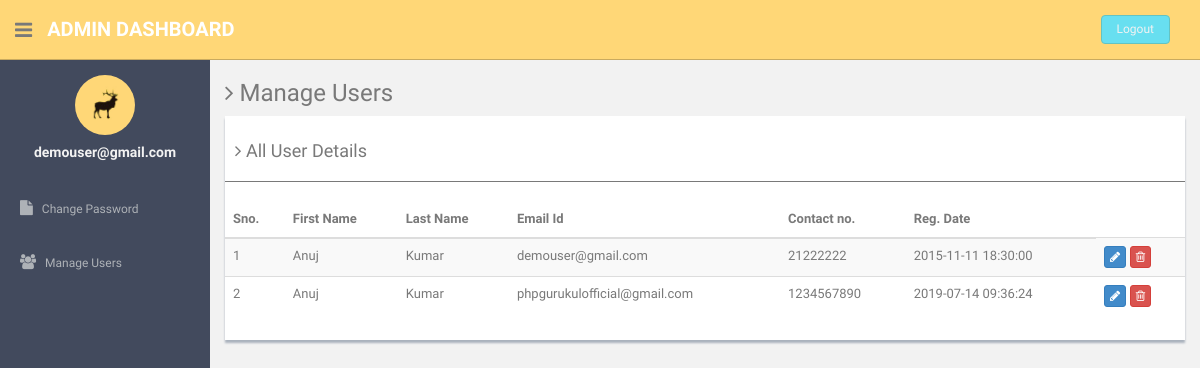
The app's page /loginsystem/admin/manage-users.php (signed in) with its own data.
### tables this page shows
CREATE TABLE `users` (
  `id` int(11) NOT NULL,
  `fname` varchar(255) DEFAULT NULL,
  `lname` varchar(255) DEFAULT NULL,
  `email` varchar(255) DEFAULT NULL,
  `password` varchar(300) DEFAULT NULL,
  `contactno` varchar(11) DEFAULT NULL,
  `posting_date` timestamp NOT NULL DEFAULT current_timestamp()
);

### loginsystem/admin/manage-users.php (the view, shortened to what this page needs)
<?php
include'dbconnection.php';
if (strlen($_SESSION['id']==0)) {
  header('location:logout.php');
  } else{
?><!DOCTYPE html>
<html lang="en">
  <head>
    <link href="assets/css/bootstrap.css" rel="stylesheet">
    <link href="assets/font-awesome/css/font-awesome.css" rel="stylesheet" />
    <link href="assets/css/style.css" rel="stylesheet">
    <link href="assets/css/style-responsive.css" rel="stylesheet">
  </head>
  <body>
  <section id="container" >
      <header class="header black-bg">
              <div class="sidebar-toggle-box">
                  <div class="fa fa-bars tooltips" data-placement="right" data-original-title="Toggle Navigation"></div>
              </div>
            <a href="#" class="logo"><b>Admin Dashboard</b></a>
            <div class="top-menu">
            	<ul class="nav pull-right top-menu">
                    <li><a class="logout" href="logout.php">Logout</a></li>
            	</ul>
            </div>
        </header>
      <aside>
          <div id="sidebar"  class="nav-collapse ">
              <ul class="sidebar-menu" id="nav-accordion">
              	  <p class="centered"><a href="#"><img src="assets/img/ui-sam.jpg" class="img-circle" width="60"></a></p>
              	  <h5 class="centered"><?php echo $_SESSION['login'];?></h5>
                  <li class="mt">
                      <a href="change-password.php">
                          <i class="fa fa-file"></i>
                          <span>Change Password</span>
                      </a>
                  </li>
                  <li class="sub-menu">
                      <a href="manage-users.php" >
                          <i class="fa fa-users"></i>
                          <span>Manage Users</span>
                      </a>
                  </li>
              </ul>
          </div>
      </aside>
      <section id="main-content">
          <section class="wrapper">
          	<h3><i class="fa fa-angle-right"></i> Manage Users</h3>
				<div class="row">
                  <div class="col-md-12">
                      <div class="content-panel">
                          <table class="table table-striped table-advance table-hover">
	                  	  	  <h4><i class="fa fa-angle-right"></i> All User Details </h4>
	                  	  	  <hr>
                              <thead>
                              <tr>
                                  <th>Sno.</th>
                                  <th class="hidden-phone">First Name</th>
                                  <th> Last Name</th>
                                  <th> Email Id</th>
                                  <th>Contact no.</th>
                                  <th>Reg. Date</th>
                              </tr>
                              </thead>
                              <tbody>
                              <?php $ret=mysqli_query($con,"select * from users");
							  $cnt=1;
							  while($row=mysqli_fetch_array($ret))
							  {?>
                              <tr>
                              <td><?php echo $cnt;?></td>
                                  <td><?php echo $row['fname'];?></td>
                                  <td><?php echo $row['lname'];?></td>
                                  <td><?php echo $row['email'];?></td>
                                  <td><?php echo $row['contactno'];?></td>  <td><?php echo $row['posting_date'];?></td>
                                  <td>
                                     <a href="update-profile.php?uid=<?php echo $row['id'];?>">
                                     <button class="btn btn-primary btn-xs"><i class="fa fa-pencil"></i></button></a>
                                     <a href="manage-users.php?id=<?php echo $row['id'];?>">
                                     <button class="btn btn-danger btn-xs" onClick="return confirm('Do you really want to delete');"><i class="fa fa-trash-o "></i></button></a>
                                  </td>
                              </tr>
                              <?php $cnt=$cnt+1; }?>
                              </tbody>
                          </table>
                      </div>
                  </div>
              </div>
		</section>
      </section
  ></section>
  </body>
</html>
<?php } ?>

### loginsystem/admin/assets/css/style.css (style rules this page uses)
body { color: #797979; background: #f2f2f2; font-family: 'Ruda', sans-serif; padding: 0px !important; margin: 0px !important; font-size:13px; }
ul li { list-style: none; }
a, a:hover, a:focus { text-decoration: none; outline: none; }
#container { width: 100%; height: 100%; }
hr { margin-top: 20px; margin-bottom: 20px; border: 0; border-top: 1px solid #797979; }
.centered { text-align: center; }
.mt { margin-top: 25px; }
ul.top-menu > li > .logout { color: #f2f2f2; font-size: 12px; border-radius: 4px; -webkit-border-radius: 4px; border: 1px solid #64c3c2 !important; padding: 5px 15px; margin-right: 15px; background: #68dff0; margin-top: 15px; }
#sidebar { width: 210px; height: 100%; position: fixed; background: #424a5d; }
#sidebar h5 { color: #f2f2f2; font-weight: 700; }
#sidebar ul li { position: relative; }
ul.sidebar-menu , ul.sidebar-menu li ul.sub { margin: -2px 0 0; padding: 0; }
ul.sidebar-menu { margin-top: 75px; }
ul.sidebar-menu li { margin-bottom: 5px; margin-left:10px; margin-right:10px; }
ul.sidebar-menu li.sub-menu { line-height: 15px; }
ul.sidebar-menu li a span { display: inline-block; }
ul.sidebar-menu li a { color: #aeb2b7; text-decoration: none; display: block; padding: 15px 0 15px 10px; font-size: 12px; outline: none; -webkit-transition: all 0.3s ease; -moz-transition: all 0.3s ease; -o-transition: all 0.3s ease; -ms-transition: all 0.3s ease; transition: all 0.3s ease; }
ul.sidebar-menu li a i { font-size: 15px; padding-right: 6px; }
#main-content { margin-left: 210px; }
.header, .footer { min-height: 60px; padding: 0 15px; }
.header { position: fixed; left: 0; right: 0; z-index: 1002; }
.black-bg { background: #ffd777; border-bottom: 1px solid #c9aa5f; }
.wrapper { display: inline-block; margin-top: 60px; padding-left: 15px; padding-right: 15px; padding-bottom: 15px; padding-top: 0px; width: 100%; }
a.logo { font-size: 20px; color: #ffffff; float: left; margin-top: 15px; text-transform: uppercase; }
a.logo b { font-weight: 900; }
#top_menu .nav > li, ul.top-menu > li { float: left; }
ul.top-menu > li > a { color: #666666; font-size: 16px; border-radius: 4px; -webkit-border-radius: 4px; border:1px solid #666666 !important; padding: 2px 6px; margin-right: 15px; }
.sidebar-toggle-box { float: left; padding-right: 15px; margin-top: 20px; }
.sidebar-toggle-box .fa-bars { cursor: pointer; display: inline-block; font-size: 20px; }
.content-panel { background: #ffffff; box-shadow: 0px 3px 2px #aab2bd; padding-top: 15px; padding-bottom: 5px; }
.content-panel h4 { margin-left: 10px; }

### records on screen
users: fname "Anuj", lname "Kumar", email "demouser@gmail.com", contactno "21222222", posting_date "2015-11-11 18:30:00"
users: fname "Anuj", lname "Kumar", email "phpgurukulofficial@gmail.com", contactno "1234567890", posting_date "2019-07-14 09:36:24"

### other values on screen
$_SESSION['login'] "demouser@gmail.com"
